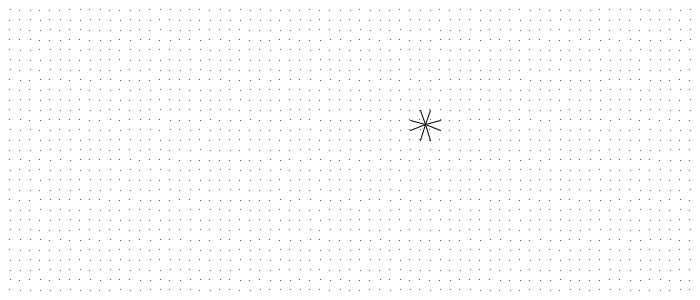
Frame 1 (no input)
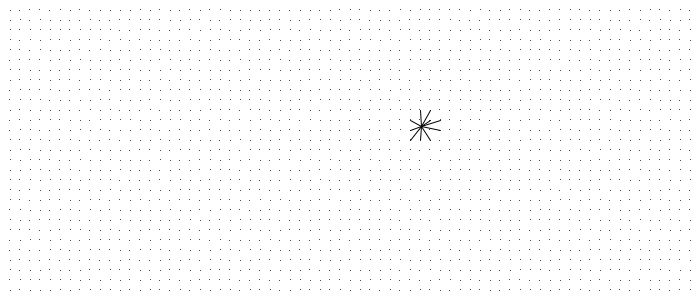
Frame 60 (the mouse pressed at the canvas centre just before this capture)
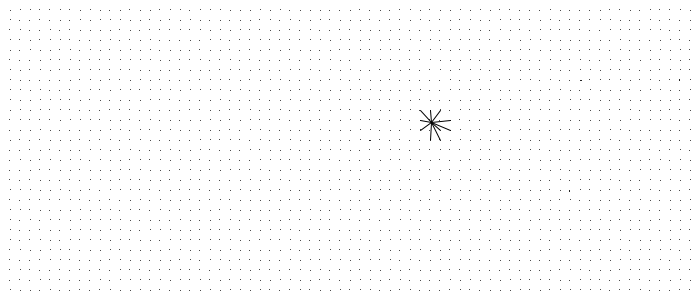
Frame 120 (the mouse held since frame 60 and released just before this capture)

The Processing sketch that drew these frames (run headless with seeded random() and noise(); from frame 60 on, the mouse is pressed at the canvas centre):

// Processing sketch: aranha
// ── aranha.pde
float t, x, y;
void setup() { 
  size(700, 300); 
  x = random(100, width - 100);
  y = random(100, height - 100);
} 
void draw() { 
  background(255);

  x += random(-2, 2);
  y += random(-2, 2);

  x = constrain(x, 10, width - 10);
  y = constrain(y, 10, height - 10);

  for (int i = 10; i < width; i += 10) for (int j = 10; j < height; j += 10) { 
    point(i + random(-1, 1), j + random(-1, 1)); 
    float d = dist(x, y, i, j);
    if (d <= 20 && d >= 10) line(x, y, i, j);
  }
}
void mousePressed() {
  save("aranha.png");
}
